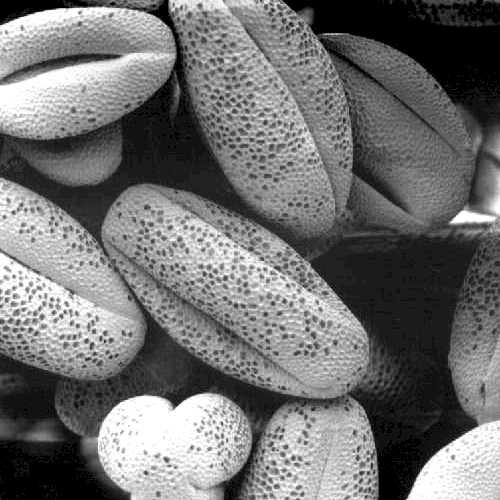
#> input picture Image/Fig0316(3)(third_from_top).tif, 500 x 500 px
$ jupyter execute His_specification.ipynb
#> lines starting #> are read from the running program, lines starting #| are printed output that depends on the picture
[cell 1]
import numpy as np
import matplotlib.pyplot as plt
from PIL import Image
from skimage import io
import matplotlib.image as im
img = im.imread('../Image/Fig0316(3)(third_from_top).tif')
#> img is the input picture: shape (500, 500); min 0, max 255, mean 113.2

# pz so diem anh
pz, bins = np.histogram(img, bins = 256, range=(0,256))
#> pz = 256 values, max 17496 at index 0, min 0 at index 4, mean 976.6; bins = 257 values from 0 to 256
plt.plot(bins[:-1], pz)

pz_specified = pz/(img.shape[0] * img.shape[1])
#> pz_specified = 256 values, max 0.07 at index 0, min 0 at index 4, mean 0.00391
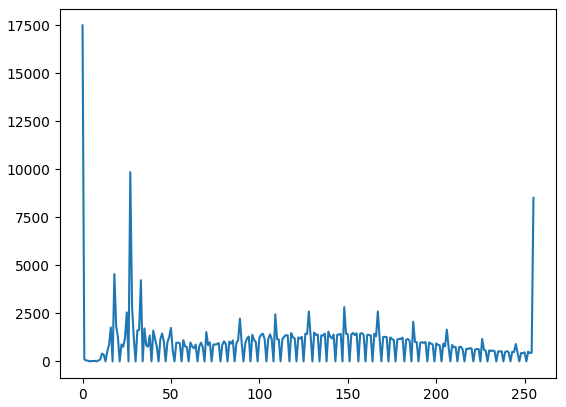
#> figure drawn by matplotlib, 1 panel; curve peaks at x = 0, y = 17496

[cell 2]
# nr so diem anh
nr, bis = np.histogram(img, bins = 256, range=(0,256))
#> nr has the same summary as pz; bis = 257 values from 0 to 256
# mat do
pr = nr / (img.shape[0] * img.shape[1])
#> pr has the same summary as pz_specified
pr = pr.astype('uint8')
#> pr = 256 values from 0 to 0
# bins[:-1] bo khoang cuoi
plt.plot(bis[:-1], nr)
# Tinh phan phoi tich luy
# s dc xac dinh trong phan can bang anh
sum = 0
arr_nr = np.zeros_like(nr)
#> arr_nr = 256 values from 0 to 0
for i in range(nr.shape[0]):
    sum += nr[i]
    arr_nr[i] = sum
#> this loop made 256 passes
#> sum on passes 1 to 3: 17496, 17608, 17661
#> after the loop, arr_nr = 256 values from 17496 to 250000; sum = 250000
s = np.empty_like(256)
s = (256 - 1) * arr_nr
#> s = 256 values from 4461480 to 63750000
s = s.astype('uint8')
#> s = 256 values, max 252 at index 201, min 2 at index 183, mean 117.3

[cell 3]
gz = np.zeros_like(pz_specified)
#> gz = 256 values from 0 to 0

[cell 4]
sum_z = 0
# xac xuat tich luy
for i in range(pz_specified.shape[0]):
    sum_z += pz_specified[i]
    gz[i] = sum_z
#> this loop made 256 passes
#> sum_z on passes 1 to 3: 0.07, 0.0704, 0.0706
#> after the loop, gz = 256 values from 0.07 to 1; sum_z = 1

[cell 5]
gz = (256 - 1) * gz
#> gz = 256 values from 17.85 to 255
gz = gz.astype('uint8') # Lam tron
#> gz = 256 values from 17 to 255

[cell 6]
zq = []
for i in range(s.shape[0]):
    # find the corresponding value of z_q. Gz is closet to s
    zq.append(np.where(gz==s[i])[0])
#> after the loop, zq = 256 items, first 6: empty array, empty array, empty array, empty array, empty array, [181, 182]

[cell 7]
pz_actual = np.zeros_like(pz_specified)
#> pz_actual = 256 values from 0 to 0
for i in range(s.shape[0]):
    if len(zq[i]) == 0:
        pz_actual[i] = 0
    else:
        sum = 0
        for j in zq[i]:
            sum += nr[j]
        pz_actual[i] = sum / (img.shape[0] * img.shape[1])
#> after the loop, pz_actual = 256 values, max 0.0394 at index 135, min 0 at index 0, mean 0.00373

[cell 8]
plt.plot(pz_actual)
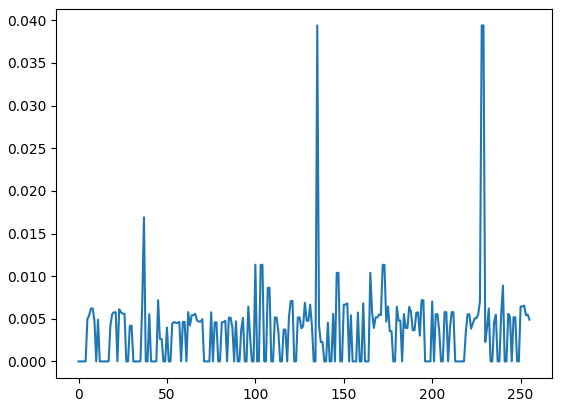
#> figure drawn by matplotlib, 1 panel; curve peaks at x = 135, y = 0.0394

[cell 9]
pz_actual
#> Out has the same summary as pz_actual

[cell 10]
plt.plot(pz_specified)
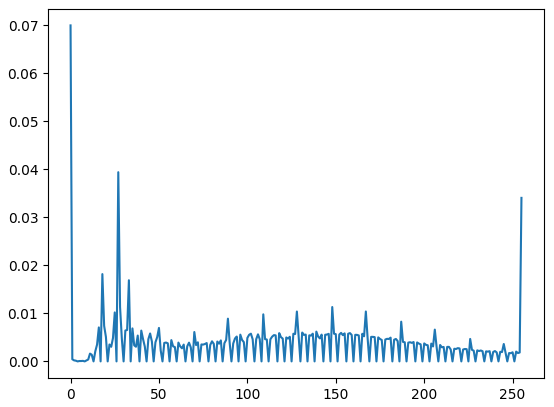
#> figure drawn by matplotlib, 1 panel; curve peaks at x = 0, y = 0.07

[cell 11]
pz_specified
#> Out has the same summary as pz_specified
